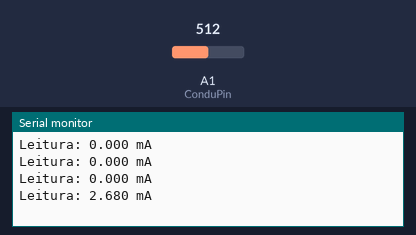
Recording of a sketch running on a simulated Arduino Uno, built with avr-gcc and run on an emulated ATmega328P. On the bench: the last lines printed to the serial monitor. The inputs (shaded band) are chosen by the test bench; at power-on: A1 (ConduPin) = 512.

Above: at 13.3 s.
13.4 s: A1 (ConduPin) set to 716
At 13.85 s:
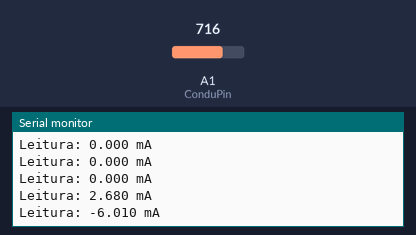
16.4 s: A1 (ConduPin) set to 900
At 23.82 s:
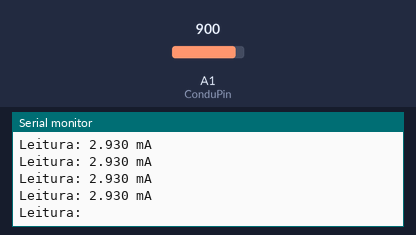
Timing chart, 0 to 23.9 s (numbered marks = the images above; inputs shaded):
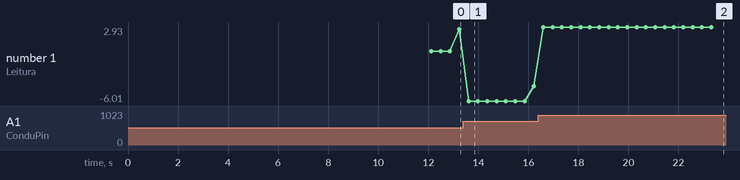

Measured:
- after the input at 13.4 s, the serial monitor: prints a new line after 0.21 s (image 1)
- after the input at 16.4 s, the serial monitor: prints a new line after 0.19 s (image 2)
- plotted number 1: 2.68 → -4.25 after the input at 13.4 s, -4.25 → 2.93 after the input at 16.4 s

The sketch:

condutividade_certo.ino
```cpp
//                         DA PRA USAR


int VQ; //variaveis pro sensor
int ConduPin = A1;

void setup() {
  analogReference(DEFAULT);//tensão de referência para a entrada analógica
  Serial.begin(9600);
  VQ = determineVQ(ConduPin);
  delay(1000);
}

void loop() {
  Serial.print("Leitura: "); //aonde vai mostrar a leitura
  Serial.print(readCurrent(ConduPin), 3);
  Serial.println(" mA");
  delay(150);
}

int determineVQ(int PIN) {
  Serial.print("Estimando a Media de coeficiente de tensao:");
  long VQ = 0;


  //le 1000 amostra para estabilizar o valor
  for (int i = 0; i < 10000; i++) {
    VQ += abs(analogRead(PIN));
    delay(1);
  }
///////////////////////////////////////////////////////////////
  //calcula o valor e manda para o começo
  VQ /= 10000;
  Serial.print(map(VQ, 0, 1023, 0, 5000)); Serial.println(" mV");
  return int(VQ);
}
///////////////////////////////////////////////////////////////

float readCurrent(int PIN) {//ver se é corrente continua ou alternada
  int current = 0;
  int sensitivity = 100;//muda para 100 se for ACS712-20A ou para 66 for ACS712-5A
  //le 200 vezes
  for (int i = 0; i < 200; i++) {
    current += abs(analogRead(PIN) - VQ);
    delay(1);
  }
  current = map(current / 200, 0, 1023, 0, 5000);
  return float(current) / sensitivity;
}
```
